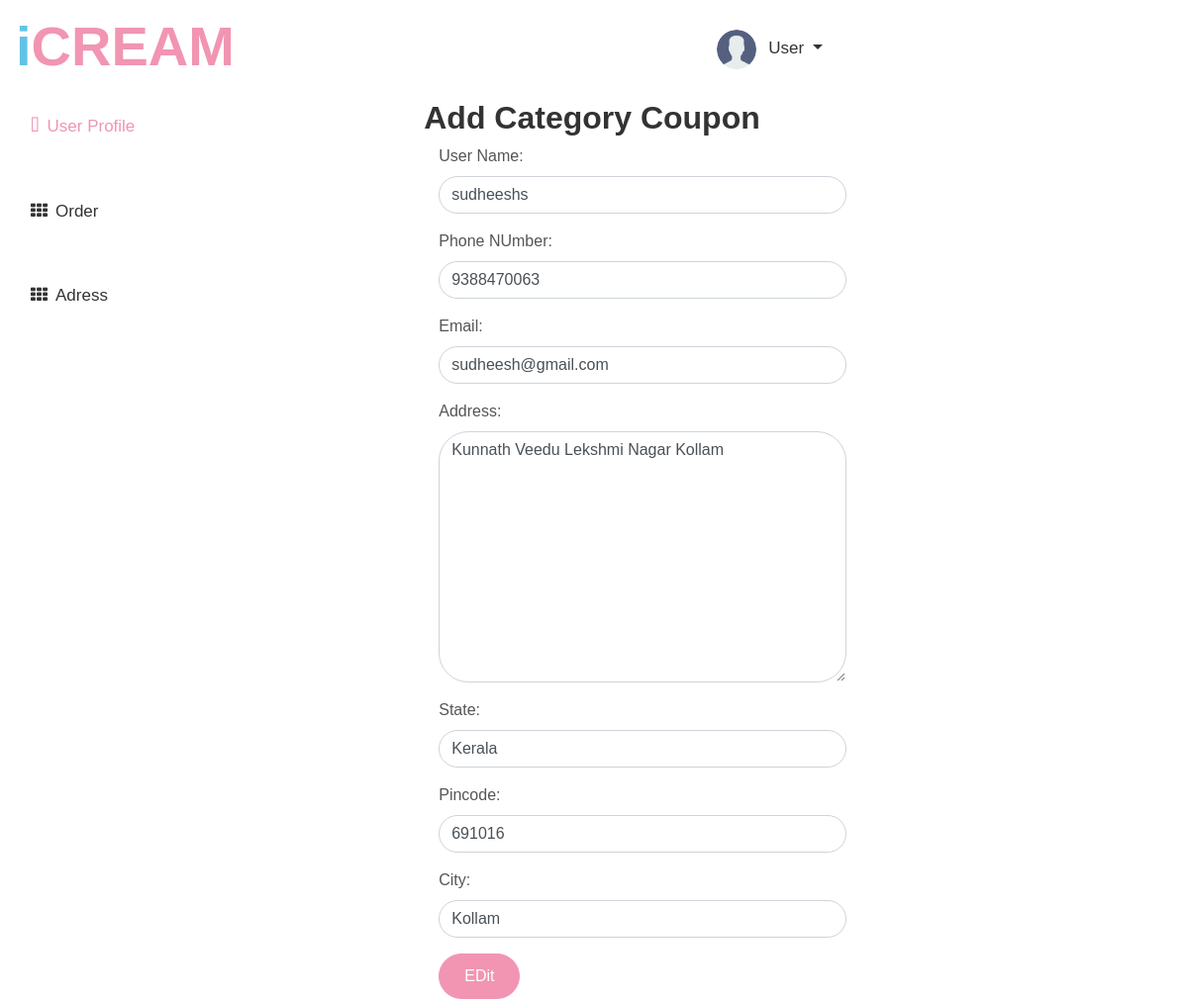
The page /editaddress/2/ on the database its author committed.
### payment/models.py (models this page shows)
class OrderAddress(models.Model):
    username = models.CharField(max_length=20)
    phone_number = models.BigIntegerField(default=None)
    email = models.EmailField(default=None, max_length=254)
    address = models.TextField(default=None)
    state = models.CharField(default=None,max_length=30)
    pincode = models.IntegerField(default=None)
    city = models.CharField(max_length=30,default=None)
    user_id = models.ForeignKey(UserInfo, on_delete=models.CASCADE,default=None,blank=True,null=True)

### additional/views.py (the view)
# urls.py: path('editaddress/<int:id>/',views.user_address_edit,name='user_address_edit')
def user_address_edit(request,id):
    current_user_address = OrderAddress.objects.get(id=id)
    edituseraddress = EditUserAddress(request.POST or None,instance=current_user_address)
    if request.POST:
        edituseraddress.save()
        return redirect('user_address_check')
    return render(request,'editaddress.html',{'forms':edituseraddress})

### additional/forms.py
class EditUserAddress(forms.ModelForm):
    class Meta:
        model = OrderAddress
        fields = ('username','phone_number','email','address','state','pincode','city',)
        widgets = {
            'username':forms.TextInput(attrs={'class':'form-control'}),
            'phone_number':forms.NumberInput(attrs={'class':'form-control'}),
            'email':forms.EmailInput(attrs={'class':'form-control'}),
            'address':forms.Textarea(attrs={'class':'form-control'}),
            'state':forms.TextInput(attrs={'class':'form-control'}),
            'pincode':forms.NumberInput(attrs={'class':'form-control'}),
            'city':forms.TextInput(attrs={'class':'form-control'}),
        }
        labels={
            'username':"User Name",
            'phone_number':"Phone NUmber",
            'email':"Email",
            'address':"Address",
            'state':"State",
            'pincode':"Pincode",
            'city':"City",
        }

### additional/templates/editaddress.html (shortened to what this page needs)
{% extends 'userdashbord.html' %}
{% block content %}
<h2>Add Category Coupon</h2>
<form method='post' action='' enctype="multipart/form-data">
    <div class="container">
    {{forms.as_p}}
    <button type="submit" class="btn btn-primary">EDit</button>
    </div>
  </form>
  {% endblock content %}

### rows shown on the page
OrderAddress: username "sudheeshs", phone_number "9388470063", email "sudheesh@gmail.com", address "Kunnath Veedu Lekshmi Nagar Kollam", state "Kerala", pincode "691016", city "Kollam"
